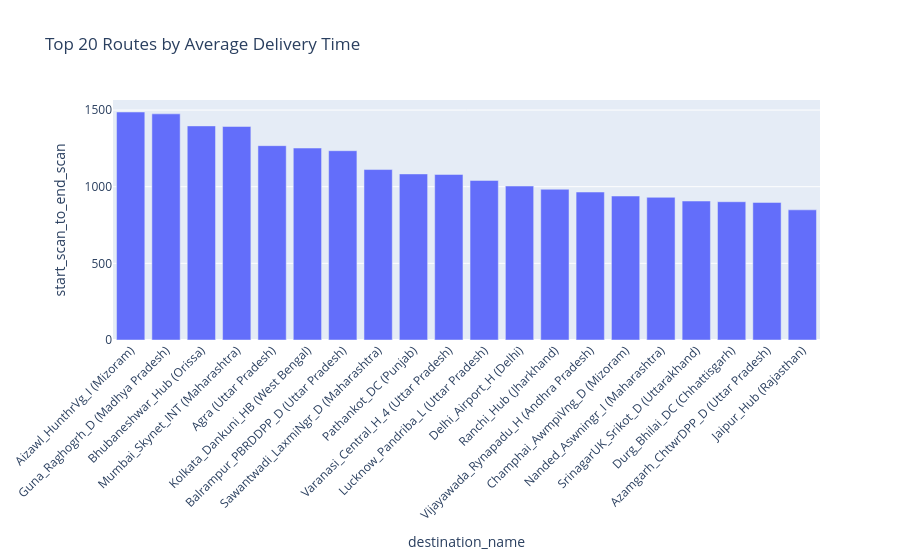

Source (notebook cell):
### Code cell
top_routes = (
    data.groupby('destination_name')['start_scan_to_end_scan']
    .mean()
    .sort_values(ascending=False)
    .head(20)
    .reset_index()
)

fig = px.bar(
    top_routes,
    x='destination_name',
    y='start_scan_to_end_scan',
    title='Top 20 Routes by Average Delivery Time'
)

fig.update_layout(
    xaxis_tickangle=-45
)

fig.show()

### Figure 1 — Plotly figure (JSON) as saved in the notebook; plotly's stock layout.template omitted (floating-point values rounded to 4 significant figures)
{"data": [{"alignmentgroup": "True", "hovertemplate": "destination_name=%{x}<br>start_scan_to_end_scan=%{y}<extra></extra>", "legendgroup": "", "marker": {"color": "#636efa", "pattern": {"shape": ""}}, "name": "", "offsetgroup": "", "orientation": "v", "showlegend": false, "textposition": "auto", "type": "bar", "x": ["Aizawl_HunthrVg_I (Mizoram)", "Guna_Raghogrh_D (Madhya Pradesh)", "Bhubaneshwar_Hub (Orissa)", "Mumbai_Skynet_INT (Maharashtra)", "Agra (Uttar Pradesh)", "Kolkata_Dankuni_HB (West Bengal)", "Balrampur_PBRDDPP_D (Uttar Pradesh)", "Sawantwadi_LaxmiNgr_D (Maharashtra)", "Pathankot_DC (Punjab)", "Varanasi_Central_H_4 (Uttar Pradesh)", "Lucknow_Pandriba_L (Uttar Pradesh)", "Delhi_Airport_H (Delhi)", "Ranchi_Hub (Jharkhand)", "Vijayawada_Rynapadu_H (Andhra Pradesh)", "Champhai_AwmpiVng_D (Mizoram)", "Nanded_Aswningr_I (Maharashtra)", "SrinagarUK_Srikot_D (Uttarakhand)", "Durg_Bhilai_DC (Chhattisgarh)", "Azamgarh_ChtwrDPP_D (Uttar Pradesh)", "Jaipur_Hub (Rajasthan)"], "xaxis": "x", "y": [1487.0, 1475.0, 1397.0, 1393, 1268.0, 1252.0, 1235.0, 1112.0, 1083.0, 1080, 1041, 1004.0, 983.2, 965.3, 939.2, 930.7, 906.5, 902, 897.5, 849.1], "yaxis": "y"}], "layout": {"autosize": true, "barmode": "relative", "legend": {"tracegroupgap": 0}, "title": {"text": "Top 20 Routes by Average Delivery Time"}, "xaxis": {"anchor": "y", "autorange": true, "domain": [0, 1], "range": [-0.5, 19.5], "tickangle": -45, "title": {"text": "destination_name"}, "type": "category"}, "yaxis": {"anchor": "x", "autorange": true, "domain": [0, 1], "range": [0, 1566.0], "title": {"text": "start_scan_to_end_scan"}, "type": "linear"}}}
